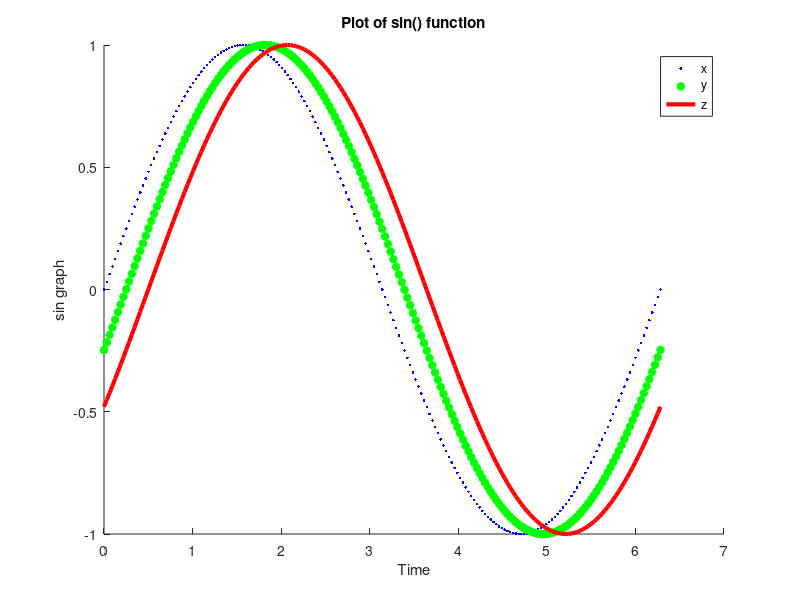

Recreate this plot in MATLAB.
clc
clear all
close all

t=(0:pi/100:2*pi);
x= sin(t);
y= sin(t-0.25);
z= sin(t-0.5);
hold on

plot(t,x, "b.", 'Linewidth',1)
plot(t,y, "g*", 'Linewidth',2)
plot(t,z, "r-", 'Linewidth',3)

xlabel('Time')
ylabel('sin graph')
title('Plot of sin() function')
legend('x','y','z')
